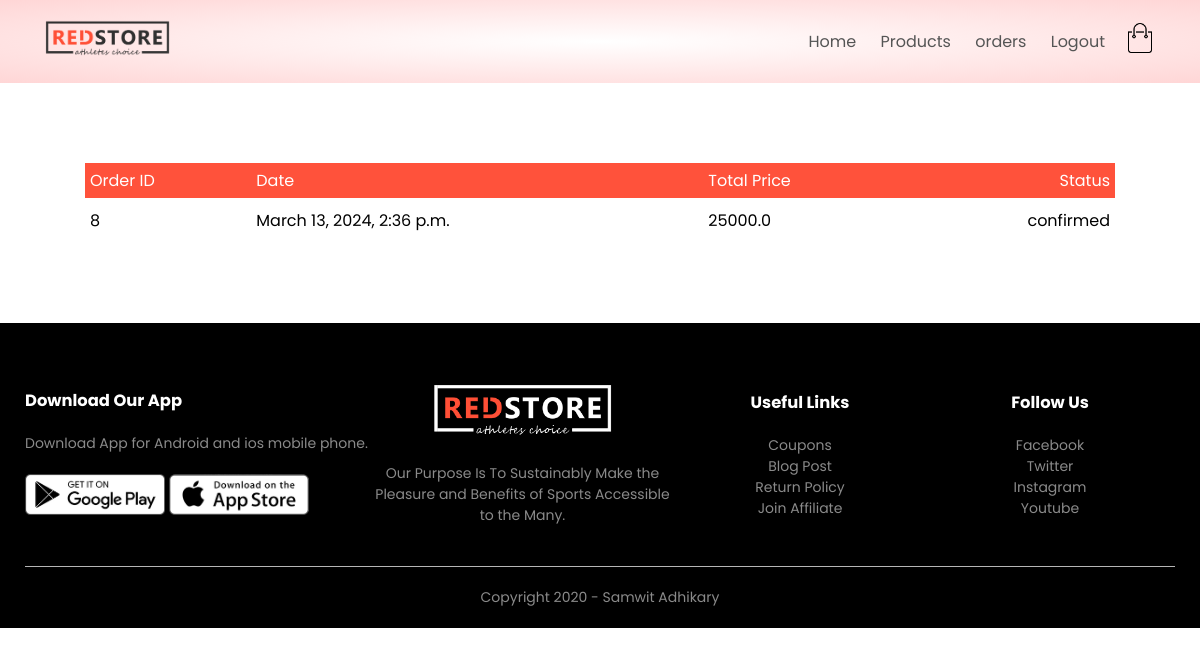
/order/orders (signed in), run on an earlier commit of the app's database.
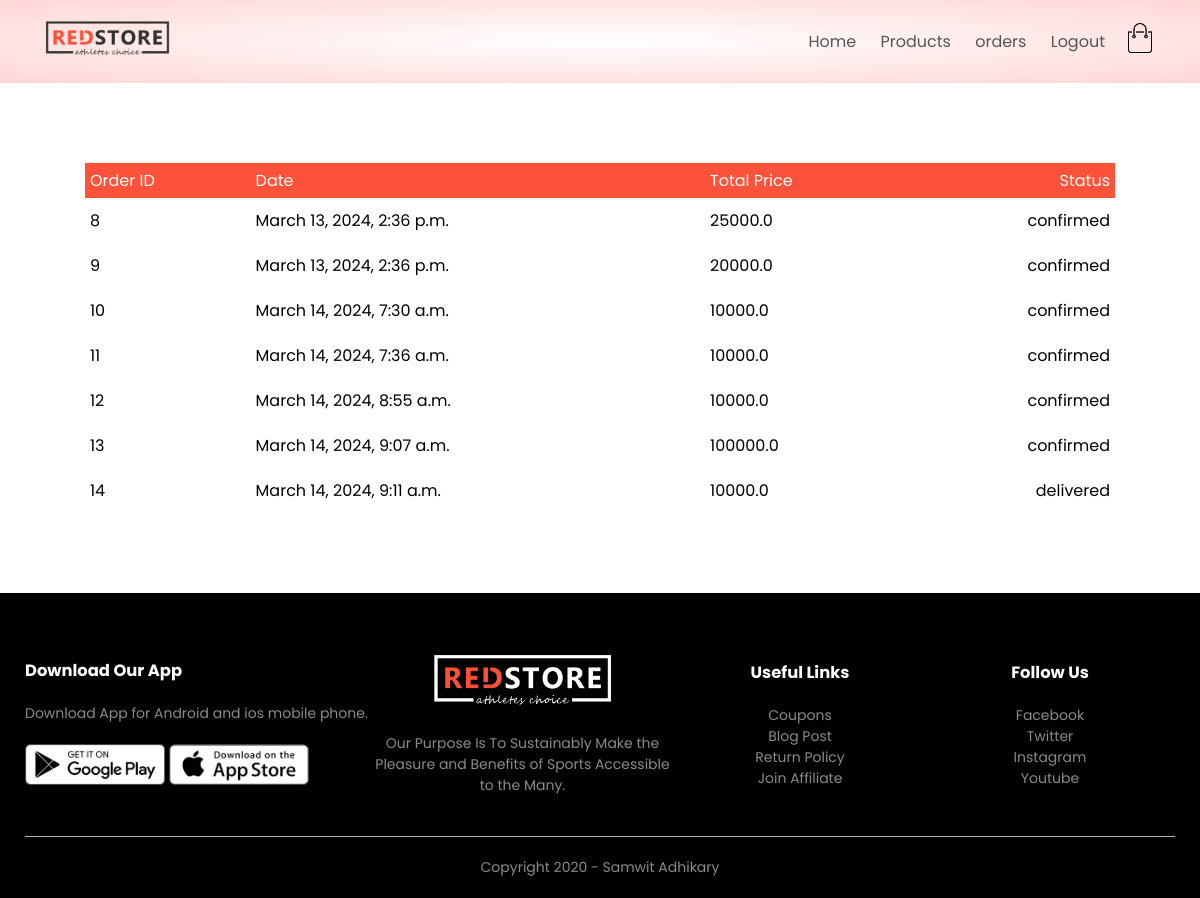
And on a later commit of the database.
### orders/models.py (models this page shows, shortened)
class Order(models.Model):
    LIVE=1
    DELETE=0
    DELETE_CHOICES=((LIVE,'Live'),(DELETE,'Delete'))
    CART_STAGE=0
    ORDER_CONFIRMED=1
    ORDER_PROCESSED=2
    ORDER_DELIVERED=3
    ORDER_REJECTED=4
    STATUS_CHOICE=((ORDER_PROCESSED,"ORDER_PROCESSED"),
                    (ORDER_DELIVERED,"ORDER_DELIVERED"),
                    (ORDER_REJECTED,"ORDER_REJECTED"),
                    (ORDER_CONFIRMED,"ORDER_CONFIRMED")
                    )
    order_status=models.IntegerField(choices=STATUS_CHOICE,default=CART_STAGE)
    total_price=models.FloatField(default=0)
    owner=models.ForeignKey(Customer,on_delete=models.SET_NULL,null=True,related_name='orders')
    delete_status=models.IntegerField(choices=DELETE_CHOICES,default=LIVE)
    created_at=models.DateTimeField(auto_now_add=True)
    updated_at=models.DateTimeField(auto_now=True)

### orders/views.py (the view)
# urls.py: path('/orders', views.show_orders,name='orders'),
@login_required(login_url='account')
def show_orders(request):
    user=request.user
    customer=user.customer_profile
    all_orders=Order.objects.filter(owner=customer).exclude(order_status=Order.CART_STAGE)
    context={'orders':all_orders}
    return render(request,'orders.html',context)

### orders/templatetags/getstatus.py (called while the page is built)
@register.simple_tag(name='getstatus')
def getstatus(status):
    status=status-1
    status_array=['confirmed','pocessed','delivered','rejected']
    return status_array[status]

### templates/orders.html
{% extends 'blank_layout.html' %}
{% block content %}
{% if messages %}
    {% for message in messages %}
        {{ message }}
    {% endfor %}
{% else %}
{% include 'orders_container.html'  %}
{% endif %}
{% endblock content %}

### templates/orders_container.html
<div class="small-container cart-page">
    {% load getstatus %}
    {% if orders %}
    <table>
        <tbody><tr>
            <th>Order ID</th>
            <th>Date</th>
            <th>Total Price</th>
            <th>Status</th>
        </tr>
        {% for order in orders %}
        <tr>
            <td>{{ order.id }}</td>
            <td>{{ order.created_at }}</td>
            <td>{{ order.total_price }}</td>
            <td>{% getstatus order.order_status %}</td>
        </tr>
        {% endfor %}
    </tbody></table>
    {% else %}
    <p>No orders</p>
    {% endif %}
</div>

What changed in the data, as far as the page shows it:
now on this page (row edited): Order: id "9", created_at "March 13, 2024, 2:36 p.m.", total_price "20000.0", order_status "confirmed"
added Order: id "10", created_at "March 14, 2024, 7:30 a.m.", total_price "10000.0", order_status "confirmed"
added Order: id "11", created_at "March 14, 2024, 7:36 a.m.", total_price "10000.0", order_status "confirmed"
added Order: id "12", created_at "March 14, 2024, 8:55 a.m.", total_price "10000.0", order_status "confirmed"
added Order: id "13", created_at "March 14, 2024, 9:07 a.m.", total_price "100000.0", order_status "confirmed"
added Order: id "14", created_at "March 14, 2024, 9:11 a.m.", total_price "10000.0", order_status "delivered"
